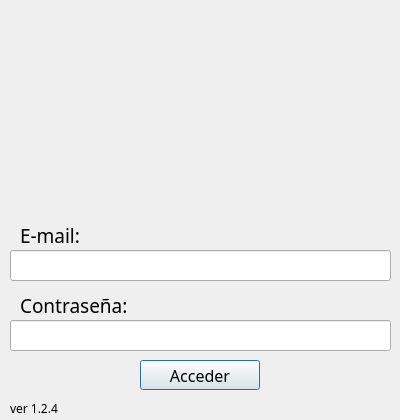
<?xml version="1.0" encoding="UTF-8"?>
<ui version="4.0">
 <class>login_screen</class>
 <widget class="QDialog" name="login_screen">
  <property name="geometry">
   <rect>
    <x>0</x>
    <y>0</y>
    <width>400</width>
    <height>420</height>
   </rect>
  </property>
  <property name="sizePolicy">
   <sizepolicy hsizetype="Fixed" vsizetype="Fixed">
    <horstretch>0</horstretch>
    <verstretch>0</verstretch>
   </sizepolicy>
  </property>
  <property name="minimumSize">
   <size>
    <width>400</width>
    <height>420</height>
   </size>
  </property>
  <property name="maximumSize">
   <size>
    <width>400</width>
    <height>420</height>
   </size>
  </property>
  <property name="windowTitle">
   <string notr="true">ArchiBox - Login</string>
  </property>
  <widget class="QPushButton" name="access">
   <property name="geometry">
    <rect>
     <x>140</x>
     <y>360</y>
     <width>120</width>
     <height>30</height>
    </rect>
   </property>
   <property name="font">
    <font>
     <family>Sans Serif</family>
     <pointsize>12</pointsize>
    </font>
   </property>
   <property name="inputMethodHints">
    <set>Qt::ImhHiddenText|Qt::ImhNoAutoUppercase|Qt::ImhNoPredictiveText|Qt::ImhSensitiveData</set>
   </property>
   <property name="text">
    <string>Acceder</string>
   </property>
  </widget>
  <widget class="QLineEdit" name="email_in">
   <property name="geometry">
    <rect>
     <x>10</x>
     <y>250</y>
     <width>381</width>
     <height>31</height>
    </rect>
   </property>
  </widget>
  <widget class="QLabel" name="email_ask">
   <property name="geometry">
    <rect>
     <x>20</x>
     <y>220</y>
     <width>71</width>
     <height>31</height>
    </rect>
   </property>
   <property name="font">
    <font>
     <family>Sans Serif</family>
     <pointsize>14</pointsize>
     <weight>50</weight>
     <bold>false</bold>
    </font>
   </property>
   <property name="text">
    <string>E-mail:</string>
   </property>
  </widget>
  <widget class="QLabel" name="password_ask_2">
   <property name="geometry">
    <rect>
     <x>20</x>
     <y>290</y>
     <width>121</width>
     <height>31</height>
    </rect>
   </property>
   <property name="font">
    <font>
     <family>Sans Serif</family>
     <pointsize>14</pointsize>
    </font>
   </property>
   <property name="text">
    <string>Contraseña:</string>
   </property>
  </widget>
  <widget class="QLineEdit" name="password_in">
   <property name="geometry">
    <rect>
     <x>10</x>
     <y>320</y>
     <width>381</width>
     <height>31</height>
    </rect>
   </property>
   <property name="inputMethodHints">
    <set>Qt::ImhHiddenText|Qt::ImhNoAutoUppercase|Qt::ImhNoPredictiveText|Qt::ImhSensitiveData</set>
   </property>
   <property name="echoMode">
    <enum>QLineEdit::Password</enum>
   </property>
  </widget>
  <widget class="QLabel" name="err_display">
   <property name="geometry">
    <rect>
     <x>10</x>
     <y>400</y>
     <width>381</width>
     <height>16</height>
    </rect>
   </property>
   <property name="font">
    <font>
     <family>Mononoki Nerd Font Mono</family>
    </font>
   </property>
   <property name="text">
    <string>ver 1.2.4</string>
   </property>
  </widget>
  <widget class="QLabel" name="bannerLabel">
   <property name="geometry">
    <rect>
     <x>0</x>
     <y>0</y>
     <width>400</width>
     <height>200</height>
    </rect>
   </property>
   <property name="sizePolicy">
    <sizepolicy hsizetype="Fixed" vsizetype="Fixed">
     <horstretch>0</horstretch>
     <verstretch>0</verstretch>
    </sizepolicy>
   </property>
   <property name="minimumSize">
    <size>
     <width>400</width>
     <height>200</height>
    </size>
   </property>
   <property name="maximumSize">
    <size>
     <width>400</width>
     <height>200</height>
    </size>
   </property>
   <property name="text">
    <string/>
   </property>
  </widget>
 </widget>
 <resources/>
 <connections/>
</ui>
